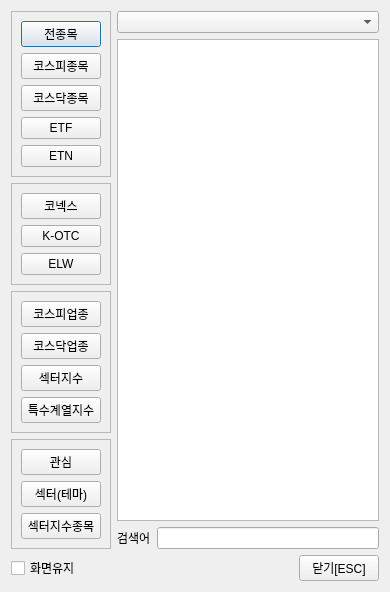
<?xml version="1.0" encoding="UTF-8"?>
<ui version="4.0">
 <class>ShcodeSelectionDialog</class>
 <widget class="QDialog" name="ShcodeSelectionDialog">
  <property name="geometry">
   <rect>
    <x>0</x>
    <y>0</y>
    <width>390</width>
    <height>572</height>
   </rect>
  </property>
  <property name="windowTitle">
   <string>업종/종목 선택</string>
  </property>
  <layout class="QGridLayout" name="gridLayout_5">
   <item row="0" column="0">
    <layout class="QVBoxLayout" name="verticalLayout_7">
     <item>
      <layout class="QHBoxLayout" name="horizontalLayout_2">
       <item>
        <layout class="QVBoxLayout" name="verticalLayout_5">
         <item>
          <widget class="QFrame" name="frame">
           <property name="frameShape">
            <enum>QFrame::StyledPanel</enum>
           </property>
           <property name="frameShadow">
            <enum>QFrame::Raised</enum>
           </property>
           <layout class="QGridLayout" name="gridLayout">
            <item row="0" column="0">
             <layout class="QVBoxLayout" name="verticalLayout">
              <item>
               <widget class="QPushButton" name="showAllStockBtn">
                <property name="text">
                 <string>전종목</string>
                </property>
                <property name="checkable">
                 <bool>true</bool>
                </property>
               </widget>
              </item>
              <item>
               <widget class="QPushButton" name="showKospiBtn">
                <property name="text">
                 <string>코스피종목</string>
                </property>
                <property name="checkable">
                 <bool>true</bool>
                </property>
               </widget>
              </item>
              <item>
               <widget class="QPushButton" name="showKosdaqBtn">
                <property name="text">
                 <string>코스닥종목</string>
                </property>
                <property name="checkable">
                 <bool>true</bool>
                </property>
               </widget>
              </item>
              <item>
               <widget class="QPushButton" name="showETFBtn">
                <property name="text">
                 <string>ETF</string>
                </property>
                <property name="checkable">
                 <bool>true</bool>
                </property>
               </widget>
              </item>
              <item>
               <widget class="QPushButton" name="showETNBtn">
                <property name="text">
                 <string>ETN</string>
                </property>
                <property name="checkable">
                 <bool>true</bool>
                </property>
               </widget>
              </item>
             </layout>
            </item>
           </layout>
          </widget>
         </item>
         <item>
          <widget class="QFrame" name="frame_2">
           <property name="frameShape">
            <enum>QFrame::StyledPanel</enum>
           </property>
           <property name="frameShadow">
            <enum>QFrame::Raised</enum>
           </property>
           <layout class="QGridLayout" name="gridLayout_2">
            <item row="0" column="0">
             <layout class="QVBoxLayout" name="verticalLayout_2">
              <item>
               <widget class="QPushButton" name="showKonexBtn">
                <property name="text">
                 <string>코넥스</string>
                </property>
                <property name="checkable">
                 <bool>true</bool>
                </property>
               </widget>
              </item>
              <item>
               <widget class="QPushButton" name="showKotcBtn">
                <property name="text">
                 <string>K-OTC</string>
                </property>
                <property name="checkable">
                 <bool>true</bool>
                </property>
               </widget>
              </item>
              <item>
               <widget class="QPushButton" name="showElwBtn">
                <property name="text">
                 <string>ELW</string>
                </property>
                <property name="checkable">
                 <bool>true</bool>
                </property>
               </widget>
              </item>
             </layout>
            </item>
           </layout>
          </widget>
         </item>
         <item>
          <widget class="QFrame" name="frame_4">
           <property name="frameShape">
            <enum>QFrame::StyledPanel</enum>
           </property>
           <property name="frameShadow">
            <enum>QFrame::Raised</enum>
           </property>
           <layout class="QGridLayout" name="gridLayout_3">
            <item row="0" column="0">
             <layout class="QVBoxLayout" name="verticalLayout_3">
              <item>
               <widget class="QPushButton" name="showKospiUpjongBtn">
                <property name="text">
                 <string>코스피업종</string>
                </property>
                <property name="checkable">
                 <bool>true</bool>
                </property>
               </widget>
              </item>
              <item>
               <widget class="QPushButton" name="showKosdaqUpjongBtn">
                <property name="text">
                 <string>코스닥업종</string>
                </property>
                <property name="checkable">
                 <bool>true</bool>
                </property>
               </widget>
              </item>
              <item>
               <widget class="QPushButton" name="showSectorUpjongBtn">
                <property name="text">
                 <string>섹터지수</string>
                </property>
                <property name="checkable">
                 <bool>true</bool>
                </property>
               </widget>
              </item>
              <item>
               <widget class="QPushButton" name="showSpecialIndexUpjongBtn">
                <property name="text">
                 <string>특수계열지수</string>
                </property>
                <property name="checkable">
                 <bool>true</bool>
                </property>
               </widget>
              </item>
             </layout>
            </item>
           </layout>
          </widget>
         </item>
         <item>
          <widget class="QFrame" name="frame_3">
           <property name="frameShape">
            <enum>QFrame::StyledPanel</enum>
           </property>
           <property name="frameShadow">
            <enum>QFrame::Raised</enum>
           </property>
           <layout class="QGridLayout" name="gridLayout_4">
            <item row="0" column="0">
             <layout class="QVBoxLayout" name="verticalLayout_4">
              <item>
               <widget class="QPushButton" name="showRegisteredBtn">
                <property name="text">
                 <string>관심</string>
                </property>
                <property name="checkable">
                 <bool>true</bool>
                </property>
               </widget>
              </item>
              <item>
               <widget class="QPushButton" name="showSectorThemeBtn">
                <property name="text">
                 <string>섹터(테마)</string>
                </property>
                <property name="checkable">
                 <bool>true</bool>
                </property>
               </widget>
              </item>
              <item>
               <widget class="QPushButton" name="showSectorindexBtn">
                <property name="text">
                 <string>섹터지수종목</string>
                </property>
                <property name="checkable">
                 <bool>true</bool>
                </property>
               </widget>
              </item>
             </layout>
            </item>
           </layout>
          </widget>
         </item>
        </layout>
       </item>
       <item>
        <layout class="QVBoxLayout" name="verticalLayout_6">
         <item>
          <widget class="QComboBox" name="upjongCombo"/>
         </item>
         <item>
          <widget class="QTableView" name="codeTable">
           <property name="gridStyle">
            <enum>Qt::NoPen</enum>
           </property>
          </widget>
         </item>
         <item>
          <layout class="QHBoxLayout" name="horizontalLayout">
           <item>
            <widget class="QLabel" name="label">
             <property name="text">
              <string>검색어</string>
             </property>
            </widget>
           </item>
           <item>
            <widget class="QLineEdit" name="searchEdit"/>
           </item>
          </layout>
         </item>
        </layout>
       </item>
      </layout>
     </item>
     <item>
      <layout class="QHBoxLayout" name="horizontalLayout_3">
       <item>
        <widget class="QCheckBox" name="keepDialog">
         <property name="text">
          <string>화면유지</string>
         </property>
        </widget>
       </item>
       <item>
        <spacer name="horizontalSpacer">
         <property name="orientation">
          <enum>Qt::Horizontal</enum>
         </property>
         <property name="sizeHint" stdset="0">
          <size>
           <width>40</width>
           <height>20</height>
          </size>
         </property>
        </spacer>
       </item>
       <item>
        <widget class="QPushButton" name="closeBtn">
         <property name="text">
          <string>닫기[ESC]</string>
         </property>
        </widget>
       </item>
      </layout>
     </item>
    </layout>
   </item>
  </layout>
 </widget>
 <resources/>
 <connections/>
</ui>
